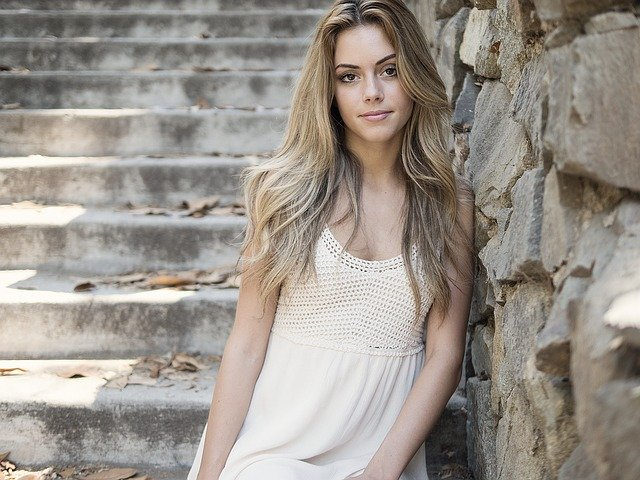
#> input picture Applications/HumanSeg/data/human_image.jpg, 640 x 480 px
$ python -i visualizer.py   (imports and definitions only)   (Python 2 division)
#> lines starting #> are read from the running program, lines starting #| are printed output that depends on the picture
# copyright (c) 2024 PaddlePaddle Authors. All Rights Reserve.
#
# Licensed under the Apache License, Version 2.0 (the "License");
# you may not use this file except in compliance with the License.
# You may obtain a copy of the License at
#
#    http://www.apache.org/licenses/LICENSE-2.0
#
# Unless required by applicable law or agreed to in writing, software
# distributed under the License is distributed on an "AS IS" BASIS,
# WITHOUT WARRANTIES OR CONDITIONS OF ANY KIND, either express or implied.
# See the License for the specific language governing permissions and
# limitations under the License.


import cv2
import numpy as np


def get_color_map_list(length):
    """Returns the color map for visualizing the segmentation mask"""
    length += 1
    color_map = length * [0, 0, 0]
    for i in range(0, length):
        j = 0
        lab = i
        while lab:
            color_map[i * 3] |= ((lab >> 0) & 1) << (7 - j)
            color_map[i * 3 + 1] |= ((lab >> 1) & 1) << (7 - j)
            color_map[i * 3 + 2] |= ((lab >> 2) & 1) << (7 - j)
            j += 1
            lab >>= 3
    color_map = color_map[3:]
    return color_map


def visualize(image, result, weight=0.6, use_multilabel=False):
    """Convert predict result to color image, and save added image."""
    color_map = get_color_map_list(256)
    color_map = [color_map[i : i + 3] for i in range(0, len(color_map), 3)]
    color_map = np.array(color_map).astype("uint8")

    if not use_multilabel:
        # Use OpenCV LUT for color mapping
        c1 = cv2.LUT(result, color_map[:, 0])
        c2 = cv2.LUT(result, color_map[:, 1])
        c3 = cv2.LUT(result, color_map[:, 2])
        pseudo_img = np.dstack((c3, c2, c1))

        vis_result = cv2.addWeighted(image, weight, pseudo_img, 1 - weight, 0)
    else:
        vis_result = image.copy()
        for i in range(result.shape[0]):
            mask = result[i]
            c1 = np.where(mask, color_map[i, 0], vis_result[..., 0])
            c2 = np.where(mask, color_map[i, 1], vis_result[..., 1])
            c3 = np.where(mask, color_map[i, 2], vis_result[..., 2])
            pseudo_img = np.dstack((c3, c2, c1)).astype("uint8")

            contour, _ = cv2.findContours(
                mask, cv2.RETR_EXTERNAL, cv2.CHAIN_APPROX_SIMPLE
            )
            vis_result = cv2.addWeighted(vis_result, weight, pseudo_img, 1 - weight, 0)
            contour_color = (
                int(color_map[i, 0]),
                int(color_map[i, 1]),
                int(color_map[i, 2]),
            )
            vis_result = cv2.drawContours(vis_result, contour, -1, contour_color, 1)

    return vis_result

>>> import cv2
>>> picture = cv2.imread('../../../../../../Applications/HumanSeg/data/human_image.jpg', cv2.IMREAD_GRAYSCALE)
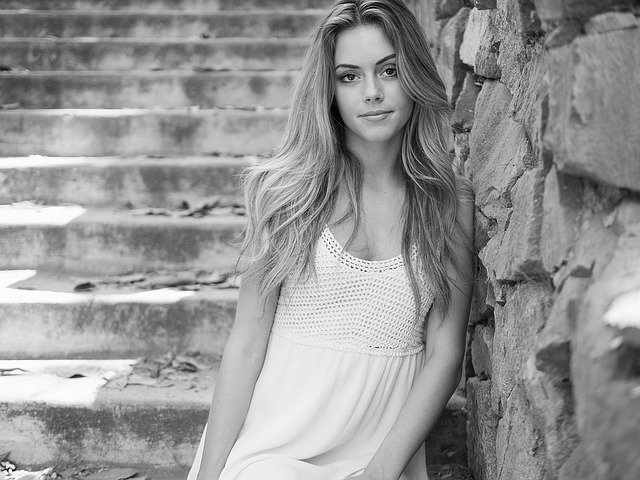
#> picture: shape (480, 640); min 0, max 255, mean 149.7
>>> result = visualize(picture, 'out.png')
#> (the run stopped early here; a loop or call above may not have finished)
